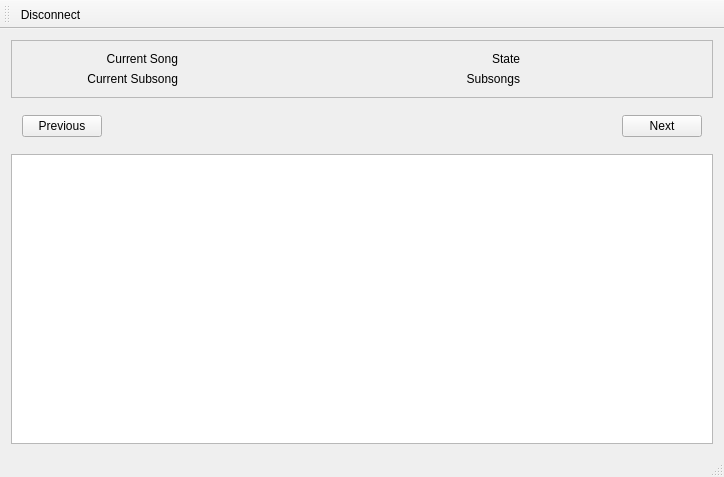
<?xml version="1.0" encoding="UTF-8"?>
<ui version="4.0">
 <class>MainWindow</class>
 <widget class="QMainWindow" name="MainWindow">
  <property name="geometry">
   <rect>
    <x>0</x>
    <y>0</y>
    <width>724</width>
    <height>477</height>
   </rect>
  </property>
  <property name="windowTitle">
   <string>MainWindow</string>
  </property>
  <widget class="QWidget" name="centralWidget">
   <layout class="QVBoxLayout" name="verticalLayout">
    <item>
     <widget class="QFrame" name="frame">
      <property name="frameShape">
       <enum>QFrame::StyledPanel</enum>
      </property>
      <property name="frameShadow">
       <enum>QFrame::Raised</enum>
      </property>
      <layout class="QGridLayout" name="gridLayout">
       <item row="1" column="3">
        <widget class="QLabel" name="labelTotalSubsongs">
         <property name="text">
          <string/>
         </property>
        </widget>
       </item>
       <item row="1" column="1">
        <widget class="QLabel" name="labelCurrentSubsong">
         <property name="text">
          <string/>
         </property>
        </widget>
       </item>
       <item row="0" column="3">
        <widget class="QLabel" name="labelCurrentState">
         <property name="text">
          <string/>
         </property>
        </widget>
       </item>
       <item row="0" column="1">
        <widget class="QLabel" name="labelCurrentSong">
         <property name="text">
          <string/>
         </property>
         <property name="textFormat">
          <enum>Qt::RichText</enum>
         </property>
        </widget>
       </item>
       <item row="0" column="2">
        <widget class="QLabel" name="label_3">
         <property name="text">
          <string>State</string>
         </property>
         <property name="alignment">
          <set>Qt::AlignRight|Qt::AlignTrailing|Qt::AlignVCenter</set>
         </property>
         <property name="margin">
          <number>0</number>
         </property>
         <property name="indent">
          <number>10</number>
         </property>
        </widget>
       </item>
       <item row="0" column="0">
        <widget class="QLabel" name="label">
         <property name="text">
          <string>Current Song</string>
         </property>
         <property name="alignment">
          <set>Qt::AlignRight|Qt::AlignTrailing|Qt::AlignVCenter</set>
         </property>
         <property name="indent">
          <number>10</number>
         </property>
        </widget>
       </item>
       <item row="1" column="2">
        <widget class="QLabel" name="label_5">
         <property name="text">
          <string>Subsongs</string>
         </property>
         <property name="alignment">
          <set>Qt::AlignRight|Qt::AlignTrailing|Qt::AlignVCenter</set>
         </property>
         <property name="indent">
          <number>10</number>
         </property>
        </widget>
       </item>
       <item row="1" column="0">
        <widget class="QLabel" name="label_2">
         <property name="text">
          <string>Current Subsong</string>
         </property>
         <property name="alignment">
          <set>Qt::AlignRight|Qt::AlignTrailing|Qt::AlignVCenter</set>
         </property>
         <property name="indent">
          <number>10</number>
         </property>
        </widget>
       </item>
      </layout>
     </widget>
    </item>
    <item>
     <widget class="QWidget" name="widget" native="true">
      <layout class="QHBoxLayout" name="horizontalLayout">
       <item>
        <widget class="QPushButton" name="pushButtonPrev">
         <property name="text">
          <string>Previous</string>
         </property>
        </widget>
       </item>
       <item>
        <spacer name="horizontalSpacer">
         <property name="orientation">
          <enum>Qt::Horizontal</enum>
         </property>
         <property name="sizeHint" stdset="0">
          <size>
           <width>40</width>
           <height>20</height>
          </size>
         </property>
        </spacer>
       </item>
       <item>
        <widget class="QPushButton" name="pushButtonNext">
         <property name="text">
          <string>Next</string>
         </property>
        </widget>
       </item>
      </layout>
     </widget>
    </item>
    <item>
     <widget class="QColumnView" name="columnView">
      <property name="selectionMode">
       <enum>QAbstractItemView::SingleSelection</enum>
      </property>
     </widget>
    </item>
   </layout>
  </widget>
  <widget class="QMenuBar" name="menuBar">
   <property name="geometry">
    <rect>
     <x>0</x>
     <y>0</y>
     <width>724</width>
     <height>23</height>
    </rect>
   </property>
  </widget>
  <widget class="QToolBar" name="mainToolBar">
   <attribute name="toolBarArea">
    <enum>TopToolBarArea</enum>
   </attribute>
   <attribute name="toolBarBreak">
    <bool>false</bool>
   </attribute>
   <addaction name="actionDisconnect"/>
  </widget>
  <widget class="QStatusBar" name="statusBar"/>
  <action name="actionDisconnect">
   <property name="text">
    <string>Disconnect</string>
   </property>
  </action>
 </widget>
 <layoutdefault spacing="6" margin="11"/>
 <resources/>
 <connections/>
</ui>
